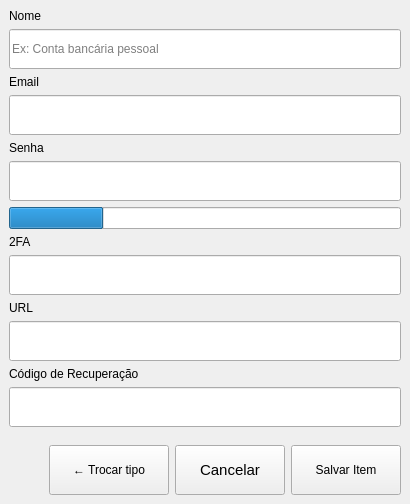
        <widget class="QWidget" name="page_item_logins">
         <layout class="QVBoxLayout" name="verticalLayout_3">
          <property name="spacing">
           <number>0</number>
          </property>
          <property name="leftMargin">
           <number>0</number>
          </property>
          <property name="topMargin">
           <number>0</number>
          </property>
          <property name="rightMargin">
           <number>0</number>
          </property>
          <property name="bottomMargin">
           <number>0</number>
          </property>
          <item>
           <widget class="QFrame" name="frame">
            <property name="frameShape">
             <enum>QFrame::Shape::NoFrame</enum>
            </property>
            <property name="frameShadow">
             <enum>QFrame::Shadow::Raised</enum>
            </property>
            <layout class="QVBoxLayout" name="verticalLayout_4">
             <item>
              <widget class="QLabel" name="label_3">
               <property name="text">
                <string>Nome</string>
               </property>
              </widget>
             </item>
             <item>
              <widget class="QLineEdit" name="line_nome_item_logins">
               <property name="minimumSize">
                <size>
                 <width>0</width>
                 <height>40</height>
                </size>
               </property>
               <property name="maximumSize">
                <size>
                 <width>16777215</width>
                 <height>40</height>
                </size>
               </property>
               <property name="placeholderText">
                <string>Ex: Conta bancária pessoal</string>
               </property>
              </widget>
             </item>
             <item>
              <widget class="QLabel" name="label_4">
               <property name="font">
                <font>
                 <pointsize>9</pointsize>
                </font>
               </property>
               <property name="text">
                <string>Email</string>
               </property>
              </widget>
             </item>
             <item>
              <widget class="QLineEdit" name="lineEdit_2">
               <property name="minimumSize">
                <size>
                 <width>0</width>
                 <height>40</height>
                </size>
               </property>
               <property name="maximumSize">
                <size>
                 <width>16777215</width>
                 <height>40</height>
                </size>
               </property>
              </widget>
             </item>
             <item>
              <widget class="QLabel" name="label_5">
               <property name="font">
                <font>
                 <pointsize>9</pointsize>
                </font>
               </property>
               <property name="text">
                <string>Senha</string>
               </property>
              </widget>
             </item>
             <item>
              <widget class="QLineEdit" name="lineEdit_3">
               <property name="minimumSize">
                <size>
                 <width>0</width>
                 <height>40</height>
                </size>
               </property>
               <property name="maximumSize">
                <size>
                 <width>16777215</width>
                 <height>40</height>
                </size>
               </property>
               <property name="echoMode">
                <enum>QLineEdit::EchoMode::Password</enum>
               </property>
              </widget>
             </item>
             <item>
              <widget class="QProgressBar" name="progressBar">
               <property name="value">
                <number>24</number>
               </property>
               <property name="textVisible">
                <bool>false</bool>
               </property>
              </widget>
             </item>
             <item>
              <widget class="QLabel" name="label_6">
               <property name="text">
                <string>2FA</string>
               </property>
              </widget>
             </item>
             <item>
              <widget class="QLineEdit" name="lineEdit_4">
               <property name="minimumSize">
                <size>
                 <width>0</width>
                 <height>40</height>
                </size>
               </property>
               <property name="maximumSize">
                <size>
                 <width>16777215</width>
                 <height>40</height>
                </size>
               </property>
               <property name="echoMode">
                <enum>QLineEdit::EchoMode::Password</enum>
               </property>
              </widget>
             </item>
             <item>
              <widget class="QLabel" name="label_7">
               <property name="font">
                <font>
                 <pointsize>9</pointsize>
                </font>
               </property>
               <property name="text">
                <string>URL</string>
               </property>
              </widget>
             </item>
             <item>
              <widget class="QLineEdit" name="lineEdit_5">
               <property name="minimumSize">
                <size>
                 <width>0</width>
                 <height>40</height>
                </size>
               </property>
               <property name="maximumSize">
                <size>
                 <width>16777215</width>
                 <height>40</height>
                </size>
               </property>
              </widget>
             </item>
             <item>
              <widget class="QLabel" name="label_8">
               <property name="font">
                <font>
                 <pointsize>9</pointsize>
                </font>
               </property>
               <property name="text">
                <string>Código de Recuperação</string>
               </property>
              </widget>
             </item>
             <item>
              <widget class="QLineEdit" name="lineEdit_6">
               <property name="minimumSize">
                <size>
                 <width>0</width>
                 <height>40</height>
                </size>
               </property>
               <property name="maximumSize">
                <size>
                 <width>16777215</width>
                 <height>40</height>
                </size>
               </property>
              </widget>
             </item>
            </layout>
           </widget>
          </item>
          <item>
           <widget class="QFrame" name="frame_3">
            <property name="sizePolicy">
             <sizepolicy hsizetype="Preferred" vsizetype="Fixed">
              <horstretch>0</horstretch>
              <verstretch>0</verstretch>
             </sizepolicy>
            </property>
            <property name="frameShape">
             <enum>QFrame::Shape::NoFrame</enum>
            </property>
            <property name="frameShadow">
             <enum>QFrame::Shadow::Raised</enum>
            </property>
            <layout class="QHBoxLayout" name="horizontalLayout_2">
             <item>
              <spacer name="horizontalSpacer">
               <property name="orientation">
                <enum>Qt::Orientation::Horizontal</enum>
               </property>
               <property name="sizeHint" stdset="0">
                <size>
                 <width>40</width>
                 <height>20</height>
                </size>
               </property>
              </spacer>
             </item>
             <item alignment="Qt::AlignmentFlag::AlignRight">
              <widget class="QPushButton" name="btn_trocar_type_logins">
               <property name="minimumSize">
                <size>
                 <width>120</width>
                 <height>50</height>
                </size>
               </property>
               <property name="maximumSize">
                <size>
                 <width>120</width>
                 <height>50</height>
                </size>
               </property>
               <property name="text">
                <string>← Trocar tipo</string>
               </property>
              </widget>
             </item>
             <item alignment="Qt::AlignmentFlag::AlignRight">
              <widget class="QPushButton" name="btn_cancelar">
               <property name="sizePolicy">
                <sizepolicy hsizetype="Minimum" vsizetype="Preferred">
                 <horstretch>0</horstretch>
                 <verstretch>0</verstretch>
                </sizepolicy>
               </property>
               <property name="minimumSize">
                <size>
                 <width>110</width>
                 <height>50</height>
                </size>
               </property>
               <property name="maximumSize">
                <size>
                 <width>120</width>
                 <height>50</height>
                </size>
               </property>
               <property name="font">
                <font>
                 <pointsize>11</pointsize>
                </font>
               </property>
               <property name="text">
                <string>Cancelar</string>
               </property>
              </widget>
             </item>
             <item alignment="Qt::AlignmentFlag::AlignRight">
              <widget class="QPushButton" name="btn_save_item_logins">
               <property name="sizePolicy">
                <sizepolicy hsizetype="Minimum" vsizetype="Preferred">
                 <horstretch>0</horstretch>
                 <verstretch>0</verstretch>
                </sizepolicy>
               </property>
               <property name="minimumSize">
                <size>
                 <width>110</width>
                 <height>50</height>
                </size>
               </property>
               <property name="maximumSize">
                <size>
                 <width>120</width>
                 <height>50</height>
                </size>
               </property>
               <property name="text">
                <string>Salvar Item</string>
               </property>
              </widget>
             </item>
            </layout>
           </widget>
          </item>
         </layout>
        </widget>
